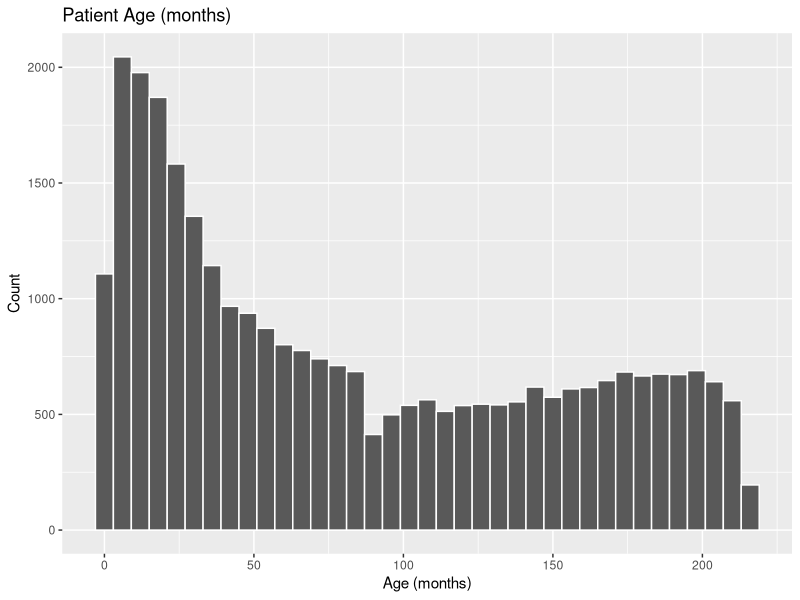
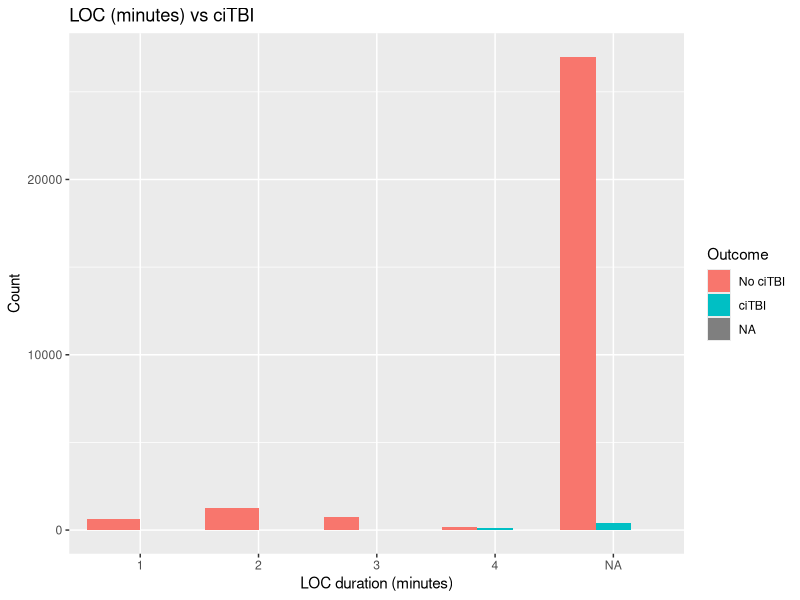
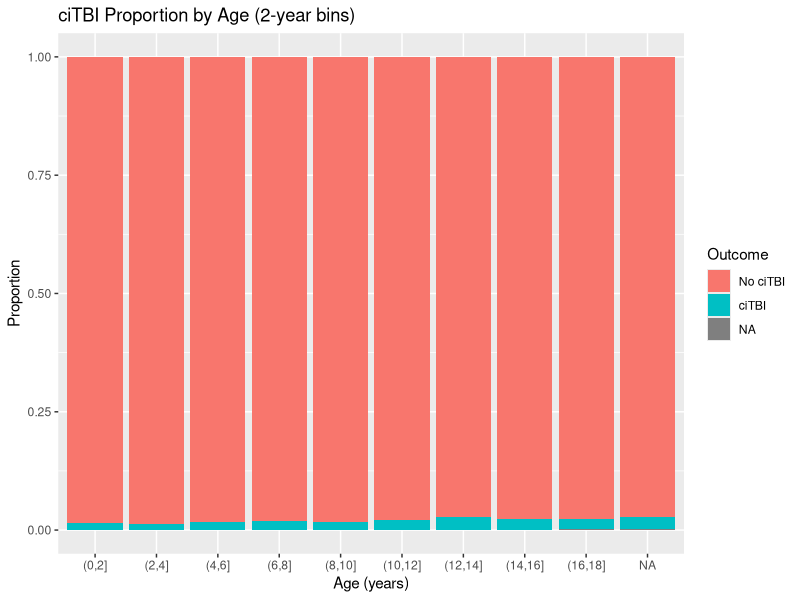

Here is the R script that generated these plots, in order:
## ---- chunk 1
library(tidyverse)
library(ggplot2)
## ---- chunk 2
er <- readr::read_csv("data/citbi.csv", show_col_types = FALSE)

er <- er |>
  mutate(across(everything(), ~ ifelse(.x %in% c(91, 92, 99), NA, .x))) |>
  rename(
    patient_id = PatNum,
    amnesia_reported = Amnesia_verb,
    loc_duration_min = LocLen,
    seizure = Seiz,
    seizure_duration_sec = SeizLen,
    acting_normal = ActNorm,
    headache_reported = HA_verb,
    vomiting = Vomit,
    dizziness = Dizzy,
    gcs_eye = GCSEye,
    gcs_verbal = GCSVerbal,
    gcs_motor = GCSMotor,
    gcs_total = GCSTotal,
    altered_mental_status = AMS,
    palpable_skull_fracture = SFxPalp,
    bulging_fontanelle = FontBulg,
    scalp_hematoma = Hema,
    clavicle_trauma = Clav,
    neurologic_deficit = NeuroD,
    other_significant_injury = OSI,
    ct_form1_flag = CTForm1,
    age_months = AgeInMonth,
    sex = Gender,
    ct_done = CTDone,
    death_due_to_tbi = DeathTBI,
    intracranial_injury_final = PosIntFinal
  ) |>
  mutate(
    sex = as.factor(sex),
    age_months = as.integer(age_months),
    gcs_total = as.integer(gcs_total),
    loc_duration_min = as.numeric(loc_duration_min),
    age_years = age_months / 12,
    citbi = case_when(
      is.na(intracranial_injury_final) ~ NA_character_,
      as.character(intracranial_injury_final) %in% c("1","Yes","TRUE","T","Y") ~ "ciTBI",
      as.character(intracranial_injury_final) %in% c("0","No","FALSE","F","N") ~ "No ciTBI",
      TRUE ~ as.character(intracranial_injury_final)
    ) |> factor(levels = c("No ciTBI","ciTBI"))
  )
## ---- chunk 3
p1 <- ggplot(er, aes(x = age_months)) +
geom_histogram(binwidth = 6, color = "white") +
labs(title = "Patient Age (months)", x = "Age (months)", y = "Count")
p1

## ---- chunk 4
loc_tbl <- er |>
group_by(loc_duration_min, citbi) |>
summarise(n = n(), .groups = "drop")

p2 <- ggplot(loc_tbl, aes(x = factor(loc_duration_min), y = n, fill = citbi)) +
geom_col(position = "dodge") +
labs(title = "LOC (minutes) vs ciTBI", x = "LOC duration (minutes)", y = "Count", fill = "Outcome")
p2
## ---- chunk 5
p3 <- ggplot(er, aes(x = cut(age_years, breaks = seq(0, 18, 2)), fill = citbi)) +
geom_bar(position = "fill") +
labs(title = "ciTBI Proportion by Age (2-year bins)", x = "Age (years)", y = "Proportion", fill = "Outcome")
p3

